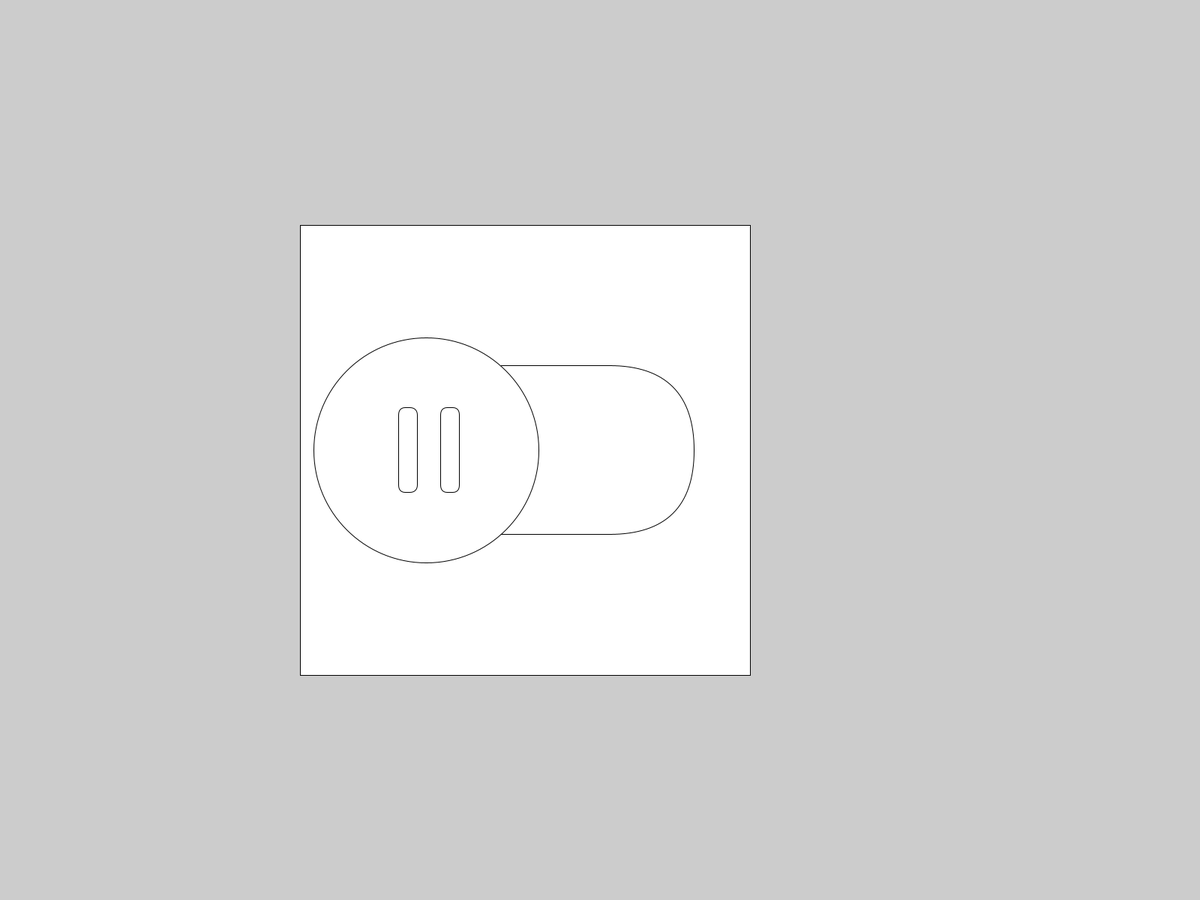
Frame 1 (no input)
Frame 60 (the mouse pressed at the canvas centre just before this capture): identical to frame 1, image omitted
Frame 120 (the mouse held since frame 60 and released just before this capture): identical to frame 1, image omitted

The Processing sketch that drew this single still picture (run headless with seeded random() and noise(); from frame 60 on, the mouse is pressed at the canvas centre):

// Processing sketch: CapsuleWithGrade10Coding
// ── CapsuleWithGrade10Coding.pde
void setup() {
  fullScreen();

  float appWidth = displayWidth;
  float appHeight = displayHeight;

  float autoplayDivX = appWidth * 1/4;
  float autoplayDivY = appHeight * 1/4;
  float autoplayDivWidth = appHeight * 1/2;
  float autoplayDivHeight = autoplayDivWidth;


  float toggleCircleInset = autoplayDivWidth*5/32;

  //Outer Capsule
  float toggleCapsuleDivX = autoplayDivX + autoplayDivWidth*1/8;
  float toggleCapsuleDivY = autoplayDivY + autoplayDivHeight*5/16;
  float toggleCapsuleDivWidth = autoplayDivWidth*3/4;
  float toggleCapsuleDivHeight = autoplayDivHeight*3/8;
  float toggleCapsuleCornerDiv = autoplayDivHeight*3/16;

  //Left Circle
  float toggleCircleLeftDivX = toggleCapsuleDivX + toggleCircleInset;
  float toggleCircleLeftDivY = autoplayDivY + autoplayDivHeight*1/2;
  float toggleCircleLeftDivDiameter = autoplayDivHeight*4/8;

  //Right Circle
  float toggleCircleRightDivX = toggleCapsuleDivX + toggleCapsuleDivWidth - toggleCircleInset;
  float toggleCircleRightDivY = autoplayDivY + autoplayDivHeight*1/2;
  float toggleCircleRightDivDiameter = autoplayDivHeight*4/8;

  //
  // PAUSE SYMBOL
  //
  float togglePauseLeftDivX = toggleCircleLeftDivX - autoplayDivWidth*1/16;
  float togglePauseLeftDivY = autoplayDivY + autoplayDivHeight*13/32;
  float togglePauseLeftDivWidth = autoplayDivWidth*1/24;
  float togglePauseLeftDivHeight = autoplayDivHeight*3/16;

  float togglePauseRightDivX = toggleCircleLeftDivX + autoplayDivWidth*1/32;
  float togglePauseRightDivY = autoplayDivY + autoplayDivHeight*13/32;
  float togglePauseRightDivWidth = autoplayDivWidth*1/24;
  float togglePauseRightDivHeight = autoplayDivHeight*3/16;

  //
  // PLAY SYMBOL
  //
  float togglePlayTriangleDivX1 = toggleCircleRightDivX - autoplayDivWidth*1/24;
  float togglePlayTriangleDivY1 = autoplayDivY + autoplayDivHeight*13/32;

  float togglePlayTriangleDivX2 = toggleCircleRightDivX - autoplayDivWidth*1/24;
  float togglePlayTriangleDivY2 = autoplayDivY + autoplayDivHeight*19/32;

  float togglePlayTriangleDivX3 = toggleCircleRightDivX + autoplayDivWidth*1/12;
  float togglePlayTriangleDivY3 = autoplayDivY + autoplayDivHeight*1/2;


  rect( autoplayDivX, autoplayDivY, autoplayDivWidth, autoplayDivHeight );
  rect( toggleCapsuleDivX, toggleCapsuleDivY, toggleCapsuleDivWidth, toggleCapsuleDivHeight, toggleCapsuleCornerDiv );
  circle( toggleCircleLeftDivX, toggleCircleLeftDivY, toggleCircleLeftDivDiameter );
  rect( togglePauseLeftDivX, togglePauseLeftDivY, togglePauseLeftDivWidth, togglePauseLeftDivHeight, autoplayDivWidth*1/64 );
  rect( togglePauseRightDivX, togglePauseRightDivY, togglePauseRightDivWidth, togglePauseRightDivHeight, autoplayDivWidth*1/64 );
}

void draw() {}
